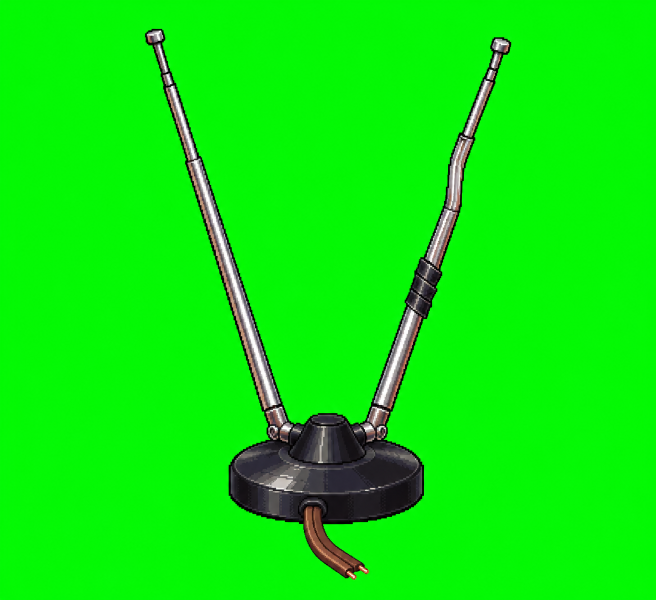
#> input picture art/raw/antena_camera.png, 1312 x 1199 px (shown at 1/2 size)
$ python -i pixelize.py   (imports and definitions only)
#> lines starting #> are read from the running program, lines starting #| are printed output that depends on the picture
#!/usr/bin/env python3
"""Aduce o ilustrație la pixel-art adevărat: grilă fixă, pixeli uniformi, paletă nelimitată.

Scene: decupare centrată la 16:9, apoi 640×360.
Personaje/obiecte (cu transparență): redimensionare la înălțimea cerută, margini curate
(alfa doar 0 sau 255), fără netezire pe contur.
"""
import sys
from PIL import Image, ImageEnhance, ImageFilter

# Foile de personaj au toate aceeași scară, ca înălțimile să fie reale între ele: 195 cm = 300 px.
CHAR_PX_PER_CM = 300 / 195


def pixelize_args(spec):
    """Parametrii de pixelizare pentru un fișier art/prompts/<id>.json."""
    if spec.get("pixelize"):
        pix = dict(spec["pixelize"])
    elif spec.get("type") == "scene":
        pix = {"width": 640, "height": 360}
    elif spec.get("height_cm"):
        pix = {"height": round(spec["height_cm"] * CHAR_PX_PER_CM)}
    else:
        pix = {"height": 300}
    if spec.get("manual_key"):
        pix["key"] = spec["manual_key"]
    return pix


def _crop_to(im, w, h):
    tw, th = im.size
    target = w / h
    if tw / th > target:
        nw = round(th * target)
        x = (tw - nw) // 2
        return im.crop((x, 0, x + nw, th))
    nh = round(tw / target)
    y = (th - nh) // 2
    return im.crop((0, y, tw, y + nh))


def key_out(im, key=(0, 255, 0), tol=110):
    """Fundal de culoare plină (green screen) -> transparent, cu reducerea reflexelor verzi pe contur."""
    im = im.convert("RGBA")
    px = im.load()
    kr, kg, kb = key
    for y in range(im.height):
        for x in range(im.width):
            r, g, b, a = px[x, y]
            if abs(r - kr) + abs(g - kg) + abs(b - kb) < tol:
                px[x, y] = (0, 0, 0, 0)
            elif g > r + 25 and g > b + 25:          # reflex verde pe margine
                px[x, y] = (r, (r + b) // 2, b, a)
    return im


def pixelize(src, dst, width=None, height=None, sharpen=60, key=None):
#> called with src = '../../art/raw/antena_camera.png', dst = 'out.png', sharpen = 60
    im = Image.open(src)
#> im is the input picture: PIL image 1312x1199 RGB; mean R, G, B 10.6, 234, 10.1
    if key:
        im = key_out(im, tuple(key))
    has_alpha = im.mode in ("RGBA", "LA") or (im.mode == "P" and "transparency" in im.info)
#> has_alpha = False
    if width and height:                    # scenele sunt mereu opace
        has_alpha = False
    im = im.convert("RGBA" if has_alpha else "RGB")
    if width and height:
        im = _crop_to(im, width, height)
        size = (width, height)
    else:
        if has_alpha:                       # taie marginile goale înainte de redimensionare
            bbox = im.getchannel("A").point(lambda a: 255 if a > 8 else 0).getbbox()
            if bbox:
                im = im.crop(bbox)
        h = height or 300
        size = (max(1, round(im.width * h / im.height)), h)
#> size = (328, 300)
    if has_alpha:
        rgb = im.convert("RGB").resize(size, Image.LANCZOS)
        a = im.getchannel("A").resize(size, Image.LANCZOS).point(lambda v: 255 if v >= 128 else 0)
    else:
        rgb = im.resize(size, Image.LANCZOS)
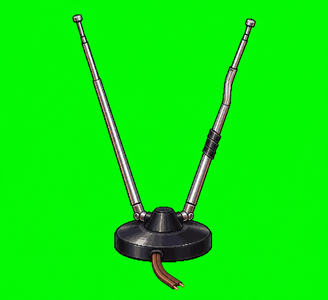
#> rgb: PIL image 328x300 RGB; mean R, G, B 10.6, 233.9, 10.2
        a = None
    rgb = rgb.filter(ImageFilter.UnsharpMask(radius=1, percent=sharpen, threshold=2))
    rgb = ImageEnhance.Contrast(rgb).enhance(1.04)
    if a is not None:
        rgb.putalpha(a)
    rgb.save(dst)
    return dst


# [5 lines not run here, left out]

>>> result = pixelize('../../art/raw/antena_camera.png', 'out.png')
